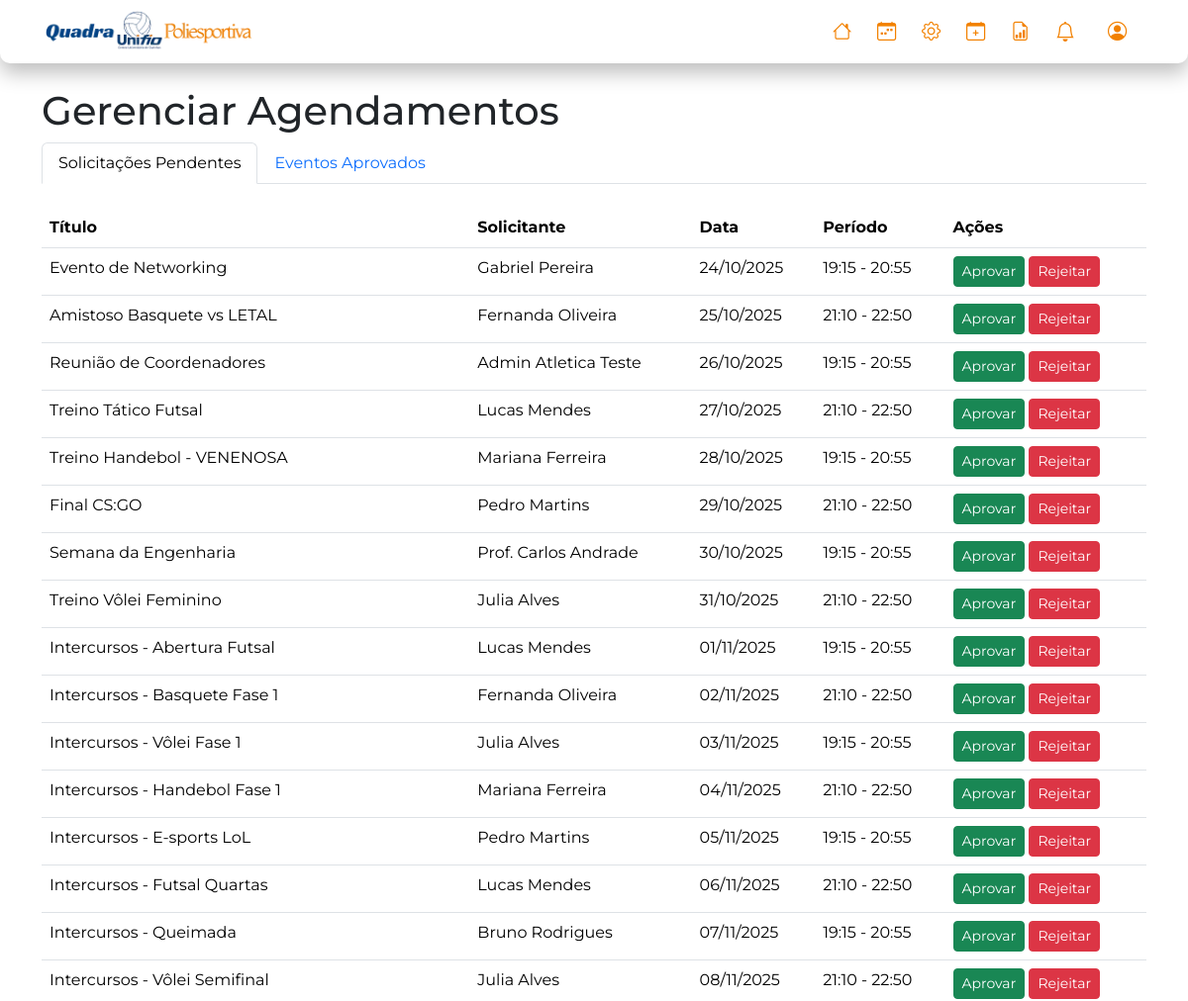
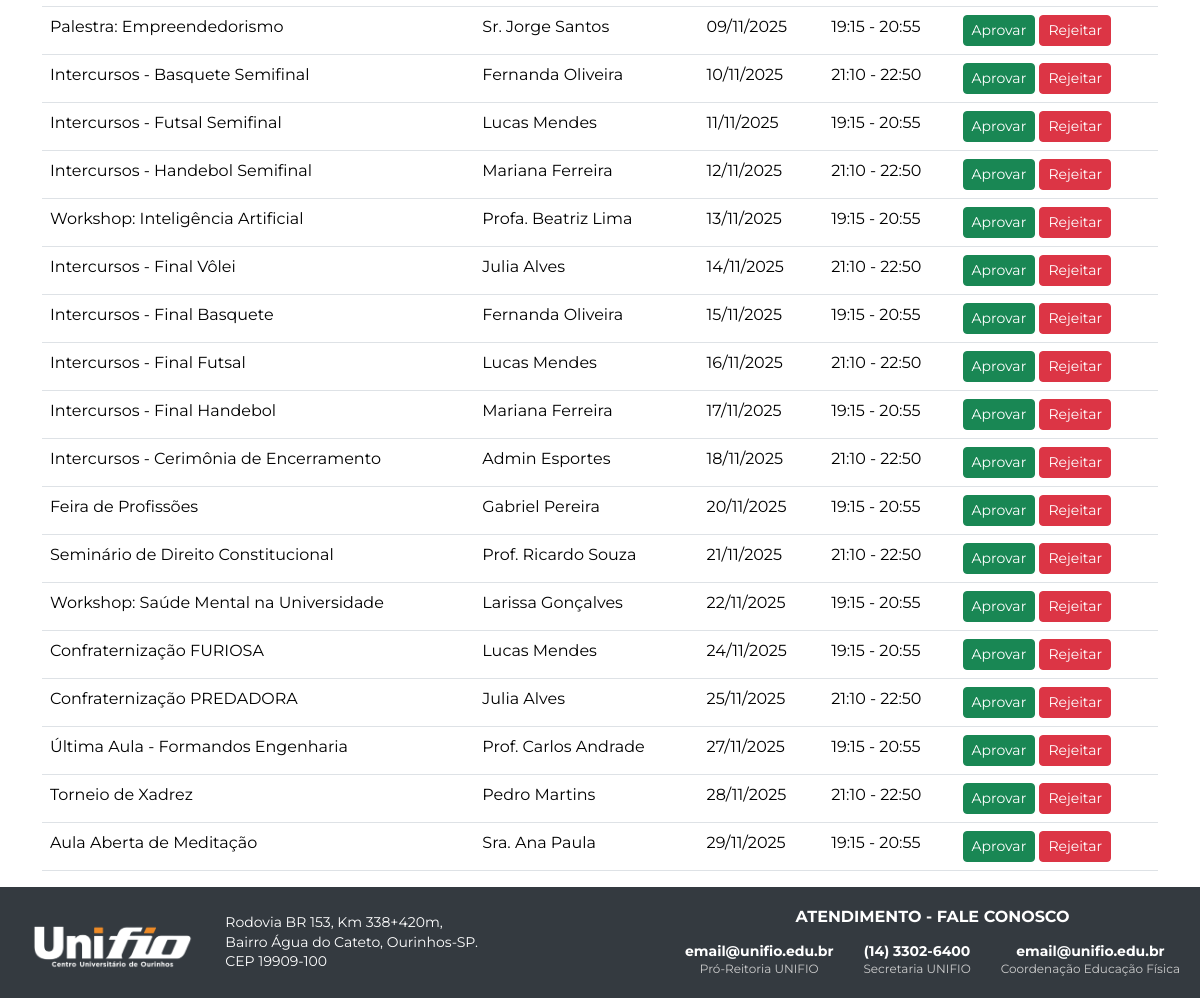
/superadmin/agendamentos (signed in), run on an earlier commit of the app's database (2 pictures, top to bottom).
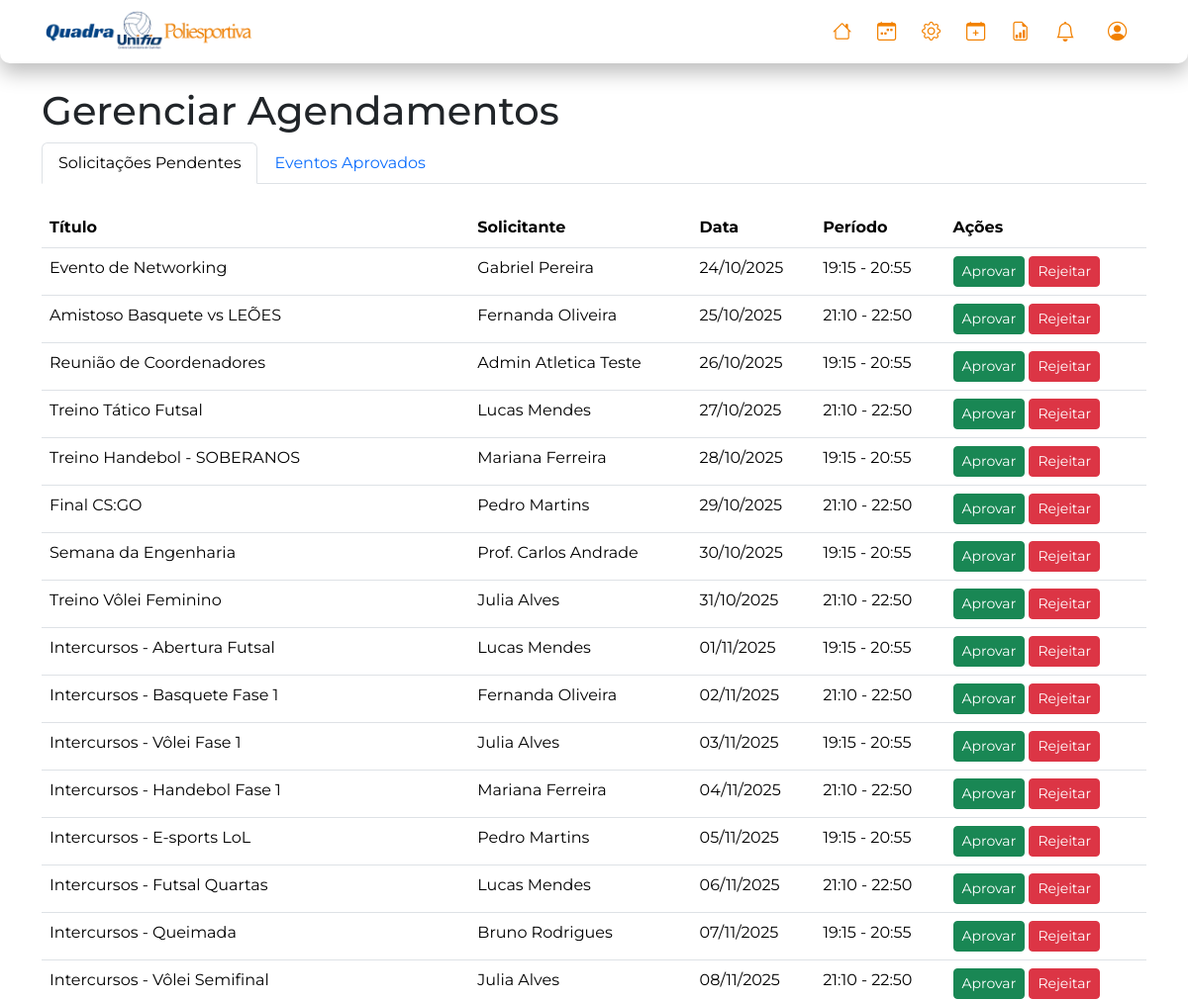
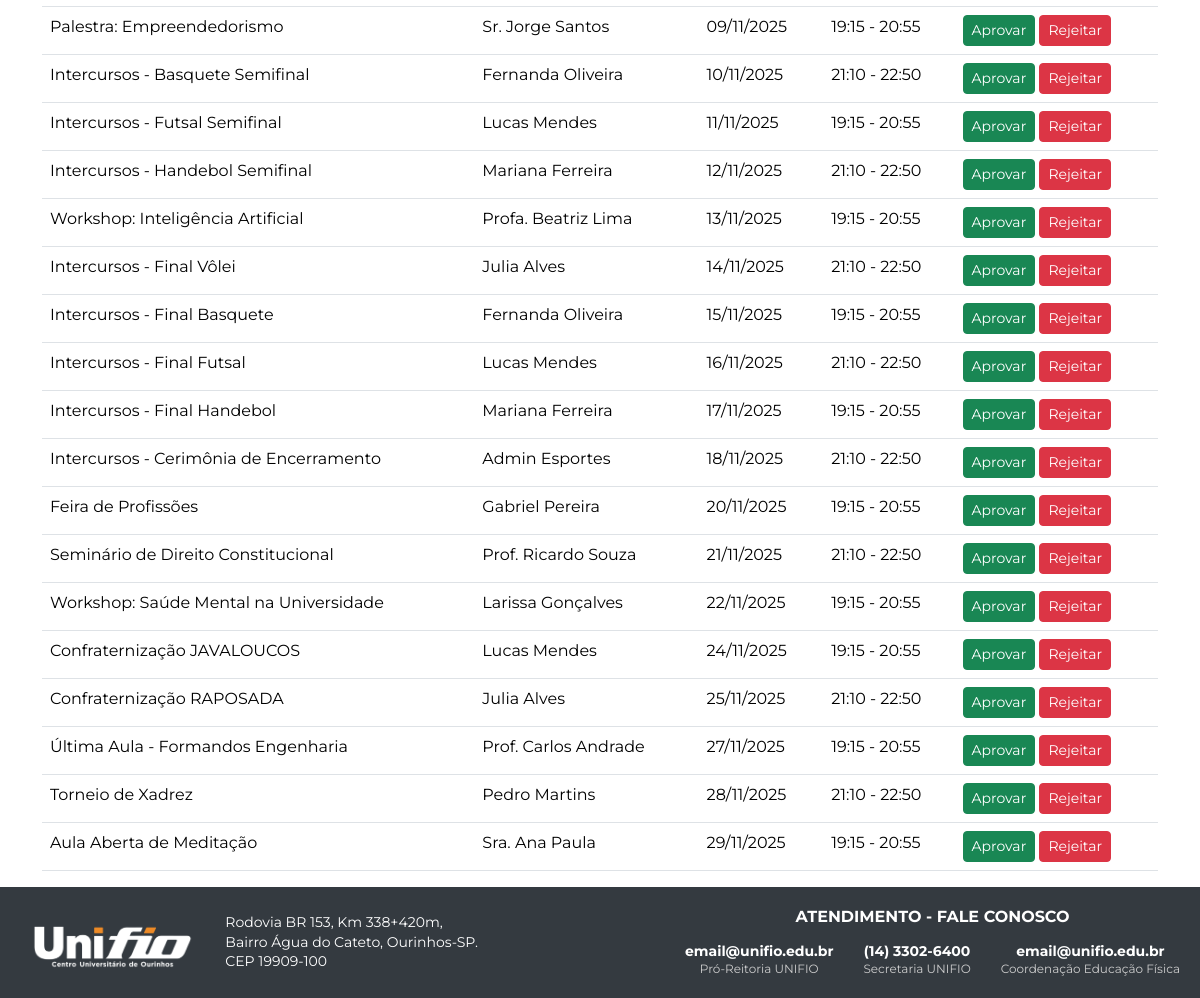
And on a later commit of the database (2 pictures, top to bottom).
### tables this page shows
CREATE TABLE `agendamentos` (
  `id` int NOT NULL,
  `usuario_id` int NOT NULL,
  `titulo` varchar(255) NOT NULL,
  `tipo_agendamento` enum('esportivo','nao_esportivo') NOT NULL,
  `esporte_tipo` varchar(100) DEFAULT NULL,
  `data_agendamento` date NOT NULL,
  `periodo` enum('primeiro','segundo') NOT NULL COMMENT 'primeiro: 19:15-20:55, segundo: 21:10-22:50',
  `descricao` text,
  `status` enum('aprovado','pendente','rejeitado','cancelado','finalizado') NOT NULL DEFAULT 'pendente',
  `motivo_rejeicao` text,
  `data_solicitacao` timestamp NOT NULL DEFAULT CURRENT_TIMESTAMP,
  `atletica_confirmada` tinyint(1) NOT NULL DEFAULT '0',
  `atletica_id_confirmada` int DEFAULT NULL,
  `quantidade_atletica` int DEFAULT '0',
  `quantidade_pessoas` int DEFAULT '0',
  `subtipo_evento` varchar(100) DEFAULT NULL COMMENT 'treino/campeonato para esportivos, palestra/workshop/formatura para nao_esportivos',
  `responsavel_evento` varchar(255) NOT NULL DEFAULT '',
  `possui_materiais` tinyint(1) DEFAULT NULL COMMENT '1=sim, 0=não',
  `materiais_necessarios` text,
  `responsabiliza_devolucao` tinyint(1) DEFAULT NULL,
  `lista_participantes` text,
  `arquivo_participantes` varchar(255) DEFAULT NULL,
  `arbitro_partida` varchar(255) DEFAULT NULL,
  `estimativa_participantes` int DEFAULT NULL,
  `evento_aberto_publico` tinyint(1) DEFAULT NULL COMMENT '1=sim, 0=não',
  `descricao_publico_alvo` text,
  `infraestrutura_adicional` text,
  `observacoes` text,
  `foi_editado` tinyint(1) DEFAULT 0 COMMENT 'Indica se o agendamento foi editado após criação',
  `data_edicao` datetime DEFAULT NULL COMMENT 'Data e hora da última edição',
  `observacoes_admin` text DEFAULT NULL COMMENT 'Observações adicionadas pelo admin ao editar o evento',
  `data_ultima_alteracao` datetime DEFAULT NULL COMMENT 'Data da última alteração feita pelo admin',
  `alterado_por_admin` tinyint(1) DEFAULT 0 COMMENT 'Indica se foi alterado por um admin',
  `data_cancelamento` datetime DEFAULT NULL COMMENT 'Data do cancelamento pelo admin',
  `cancelado_por_admin` tinyint(1) DEFAULT 0 COMMENT 'Indica se foi cancelado por um admin'
);

CREATE TABLE `usuarios` (
  `id` int NOT NULL,
  `nome` varchar(255) NOT NULL,
  `email` varchar(255) NOT NULL,
  `senha` varchar(255) NOT NULL,
  `ra` varchar(20) DEFAULT NULL,
  `data_nascimento` date DEFAULT NULL,
  `telefone` varchar(20) DEFAULT NULL,
  `curso_id` int DEFAULT NULL,
  `role` enum('usuario','admin','superadmin') NOT NULL DEFAULT 'usuario',
  `atletica_id` int DEFAULT NULL,
  `tipo_usuario_detalhado` enum('Membro das Atleticas','Professor','Aluno','Comunidade Externa') DEFAULT NULL,
  `is_coordenador` tinyint(1) NOT NULL DEFAULT '0',
  `atletica_join_status` enum('none','pendente','aprovado') NOT NULL DEFAULT 'none',
  `login_code` varchar(6) DEFAULT NULL,
  `login_code_expires` datetime DEFAULT NULL,
  `reset_token` varchar(255) DEFAULT NULL,
  `reset_token_expires` datetime DEFAULT NULL  
);

### src/Core/Connection.php (called while the page is built, shortened)
<?php
class Connection
{
    private static ?PDO $instance = null;
    public static function getInstance(): PDO
    {
        if (self::$instance === null) {
            $host = 'db';
            $dbname = 'application';
            $username = 'appuser';
            $password = 'apppass';
            $charset = 'utf8mb4';
            $dsn = "mysql:host={$host};dbname={$dbname};charset={$charset}";
            $options = [
                PDO::ATTR_ERRMODE            => PDO::ERRMODE_EXCEPTION,
                PDO::ATTR_DEFAULT_FETCH_MODE => PDO::FETCH_ASSOC,
                PDO::ATTR_EMULATE_PREPARES   => false,
            ];
            try {
                self::$instance = new PDO($dsn, $username, $password, $options);
                self::$instance->exec("SET time_zone = '-03:00'");
            } catch (PDOException $e) {
                die('Erro de conexão com o banco de dados: ' . $e->getMessage());
            }
        }
        return self::$instance;
    }
}

### src/Controller/SuperAdminController.php (called while the page is built, shortened)
<?php
class SuperAdminController extends BaseController
{
    public function gerenciarAgendamentos()
    {
        $agendamentoRepo = $this->repository('AgendamentoRepository');
        $pendentes = $agendamentoRepo->findPendingAgendamentos();
        $aprovados = $agendamentoRepo->findApprovedAgendamentos();
        view('super_admin/gerenciar-agendamentos', [
            'title' => 'Gerenciar Agendamentos',
            'user' => $this->getUserData(),
            'pendentes' => $pendentes,
            'aprovados' => $aprovados
        ]);
    }
}

### public/index.php (called while the page is built, shortened)
<?php
$url = $_GET['url'] ?? '/';
if ($url !== '/') {
    $url = '/' . rtrim($url, '/');
}
$method = $_SERVER['REQUEST_METHOD'];
try {
    Application\Core\Router::dispatch($url, $method);
} catch (Exception $e) {
    $isAjax = !empty($_SERVER['HTTP_X_REQUESTED_WITH']) &&
              strtolower($_SERVER['HTTP_X_REQUESTED_WITH']) == 'xmlhttprequest';
    $isJsonEndpoint = strpos($url, '/agendamento/detalhes') !== false;
    if ($isAjax || $isJsonEndpoint) {
        if (ob_get_level() > 0) ob_end_clean();
        header('Content-Type: application/json');
        http_response_code(500);
        echo json_encode([
            'error' => 'Erro no servidor',
            'message' => $e->getMessage(),
            'file' => basename($e->getFile()),
            'line' => $e->getLine(),
            'trace' => explode("\n", $e->getTraceAsString())
        ]);
    } else {
        if (ob_get_level() > 0) ob_end_clean();
        http_response_code(500);
        echo "<h1>Erro na Aplicação</h1>";
        echo "<p>Ocorreu um erro inesperado. Detalhes:</p>";
        echo "<pre>" . htmlspecialchars($e->getMessage()) . "</pre>";
    }
}

### src/Controller/BaseController.php (called while the page is built, shortened)
<?php
abstract class BaseController
{
    protected function repository(string $repositoryName)
    {
        $className = "Application\\Repository\\" . $repositoryName;
        return new $className();
    }
}

### src/Repository/AgendamentoRepository.php (called while the page is built, shortened)
<?php
class AgendamentoRepository
{
    private $pdo;
    public function __construct()
    {
        $this->pdo = Connection::getInstance();
    }
    public function findPendingAgendamentos(): array
    {
        $sql = "SELECT a.id, a.titulo, a.data_agendamento, a.periodo, u.nome as solicitante,
                       a.foi_editado, a.data_edicao
                FROM agendamentos a
                JOIN usuarios u ON a.usuario_id = u.id
                WHERE a.status = 'pendente'
                ORDER BY a.data_agendamento ASC, a.periodo ASC";
        $stmt = $this->pdo->query($sql);
        return $stmt->fetchAll();
    }
}

### views/super_admin/gerenciar-agendamentos.view.php (the view, shortened to what the rows shown need)
<h1>Gerenciar Agendamentos</h1>
<div class="gerenciar-container">
    <ul class="nav nav-tabs mb-4" id="agendamentosTab" role="tablist">
        <li class="nav-item" role="presentation">
            <button class="nav-link active" id="pendentes-tab" data-bs-toggle="tab" data-bs-target="#pendentes" type="button" role="tab">
                Solicitações Pendentes
            </button>
        </li>
        <li class="nav-item" role="presentation">
            <button class="nav-link" id="aprovados-tab" data-bs-toggle="tab" data-bs-target="#aprovados" type="button" role="tab">
                Eventos Aprovados
            </button>
        </li>
    </ul>
    <div class="tab-content" id="agendamentosTabContent">
        <div class="tab-pane fade show active" id="pendentes" role="tabpanel">
            <div class="table-responsive">
                <table class="table">
                    <thead>
                        <tr>
                            <th>Título</th>
                            <th>Solicitante</th>
                            <th>Data</th>
                            <th>Período</th>
                            <th>Ações</th>
                        </tr>
                    </thead>
                    <tbody>
                        <?php if (empty($pendentes)): ?>
                            <tr>
                                <td colspan="5" class="text-center">Não há solicitações pendentes.</td>
                            </tr>
                        <?php else: ?>
                            <?php foreach ($pendentes as $agendamento): ?>
                                <tr class="event-clickable" data-event-id="<?php echo $agendamento['id']; ?>" style="cursor: pointer;">
                                    <td>
                                        <?php echo htmlspecialchars($agendamento['titulo']); ?>
                                    </td>
                                    <td><?php echo htmlspecialchars($agendamento['solicitante']); ?></td>
                                    <td><?php echo date('d/m/Y', strtotime($agendamento['data_agendamento'])); ?></td>
                                    <td><?php echo $agendamento['periodo'] === 'primeiro' ? '19:15 - 20:55' : '21:10 - 22:50'; ?></td>
                                    <td onclick="event.stopPropagation();">
                                        <form action="/superadmin/agendamentos/aprovar" method="post" class="d-inline">
                                            <button type="submit" class="btn btn-success btn-sm">Aprovar</button>
                                        </form>
                                        <button type="button" class="btn btn-danger btn-sm" data-bs-toggle="modal" data-bs-target="#rejeitar-<?php echo $agendamento['id']; ?>">
                                            Rejeitar
                                        </button>
                                    </td>
                                </tr>
                            <?php endforeach; ?>
                        <?php endif; ?>
                    </tbody>
                </table>
            </div>
        </div>
    </div>
</div>
<link rel="stylesheet" href="/css/event-popup.css">

### src/Core/Router.php (shortened to what the rows shown need)
<?php
class Router
{
    protected static array $routes = [];
    public static function get(string $uri, string $action): void
    {
        self::$routes['GET'][$uri] = $action;
    }
    public static function post(string $uri, string $action): void
    {
        self::$routes['POST'][$uri] = $action;
    }
    protected static function extractParams(string $pattern, string $uri): ?array
    {
        $pattern = str_replace('/', '\/', $pattern);
        $pattern = preg_replace('/:([^\/]+)/', '(?P<\1>[^\/]+)', $pattern);
        $pattern = '/^' . $pattern . '$/';
        if (preg_match($pattern, $uri, $matches)) {
            array_shift($matches);
            return array_filter($matches, 'is_string', ARRAY_FILTER_USE_KEY);
        }
        return null;
    }
    public static function dispatch(string $uri, string $method): void
    {
        foreach (self::$routes[$method] as $route => $action) {
            $params = self::extractParams($route, $uri);
            if ($params !== null) {
                [$controllerName, $methodName] = explode('@', $action);
                $controllerClass = "Application\\Controller\\" . $controllerName;
                if (class_exists($controllerClass)) {
                    $controllerInstance = new $controllerClass();
                    if (method_exists($controllerInstance, $methodName)) {
                        call_user_func_array([$controllerInstance, $methodName], array_values($params));
                        return;
                    }
                }
            }
        }
        throw new \Exception("Rota não encontrada: [{$method}] {$uri}");
    }
}

What changed in the data, as far as the page shows it:
changed agendamentos: titulo "Amistoso Basquete vs LETAL" → "Amistoso Basquete vs LEÕES"
changed agendamentos: titulo "Treino Handebol - VENENOSA" → "Treino Handebol - SOBERANOS"
changed agendamentos: titulo "Confraternização FURIOSA" → "Confraternização JAVALOUCOS"
changed agendamentos: titulo "Confraternização PREDADORA" → "Confraternização RAPOSADA"
